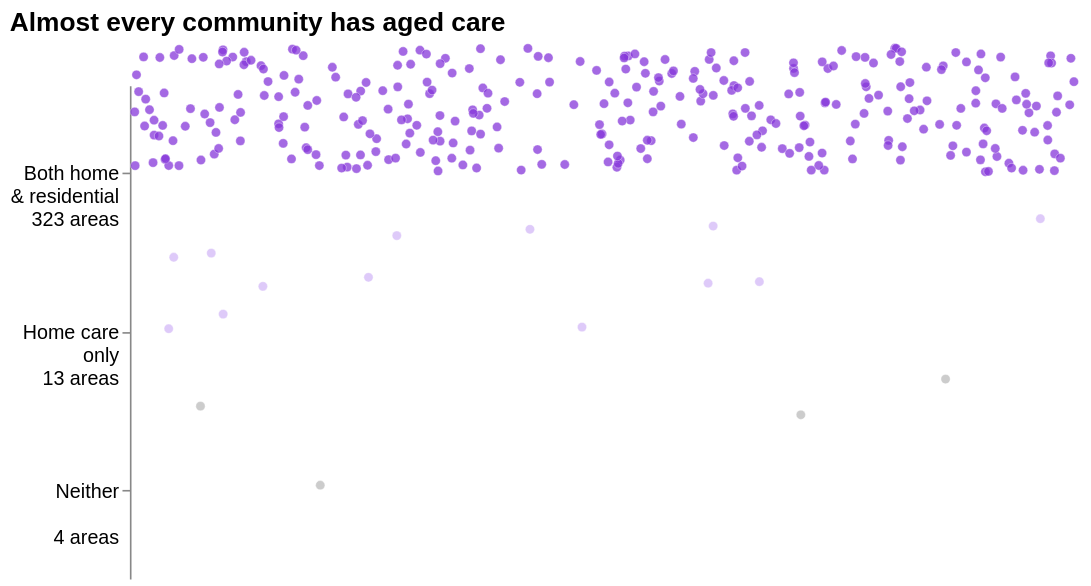

Specify this chart in Vega-Lite:
### Vega-Lite specification from a JSON file in a GitHub repository (floating-point values rounded to 4 significant figures; data arrays with more than 128 entries replaced by an {"elided": "..."} marker saying what was removed)
{"$schema": "https://vega.github.io/schema/vega-lite/v5.json", "description": "Figure 11 - Dot strip: aged-care coverage across 340 SA3 communities (pre-computed jitter).", "title": {"text": "Almost every community has aged care", "anchor": "start", "fontSize": 16}, "width": 580, "height": 300, "layer": [{"data": {"values": {"elided": "340 records"}}, "mark": {"type": "circle", "size": 32, "opacity": 0.75, "stroke": "white", "strokeWidth": 0.3}, "encoding": {"y": {"field": "coverage", "type": "nominal", "title": null, "sort": ["Both home & residential", "Home care only", "Neither"], "scale": {"paddingInner": 0.2, "paddingOuter": 0.15}, "axis": {"labelFontSize": 12, "labelLimit": 200, "labelExpr": "datum.label=='Both home & residential' ? ['Both home','& residential','323 areas'] : datum.label=='Home care only' ? ['Home care','only','13 areas'] : ['Neither','','4 areas']"}}, "yOffset": {"field": "jy", "type": "quantitative", "scale": {"domain": [0, 1], "range": [-38, 38]}}, "x": {"field": "jx", "type": "quantitative", "axis": null, "scale": {"domain": [0, 1]}}, "color": {"field": "coverage", "type": "nominal", "legend": null, "scale": {"domain": ["Both home & residential", "Home care only", "Neither"], "range": ["#8537d9", "#d3b8f7", "#bbbbbb"]}}, "tooltip": [{"field": "sa3_name", "type": "nominal", "title": "Area"}, {"field": "coverage", "type": "nominal", "title": "Coverage"}, {"field": "pop_65plus", "type": "quantitative", "title": "Population 65+", "format": ","}]}}], "config": {"view": {"stroke": null}, "font": "Helvetica, Arial, sans-serif"}}
